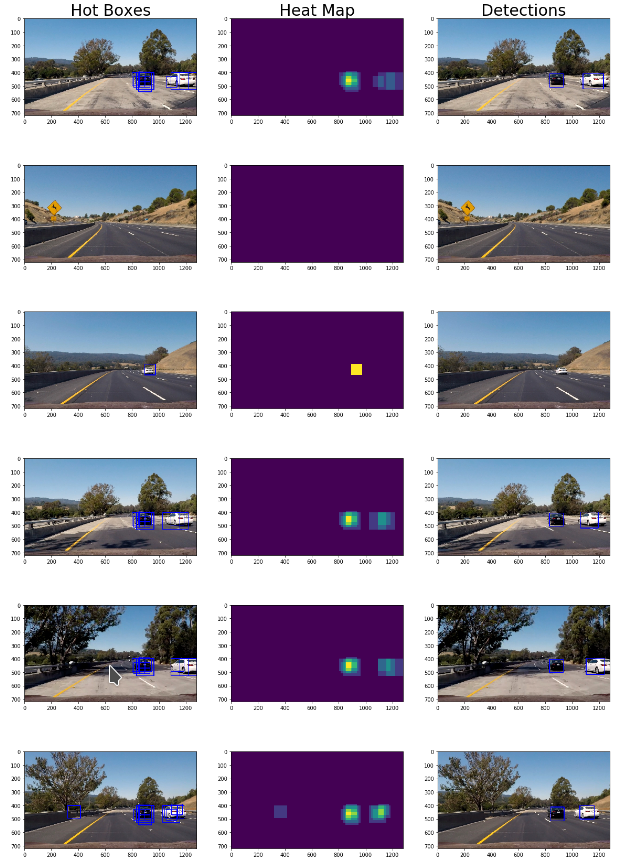
#> input picture examples/bboxes_and_heat.png, 619 x 863 px
$ python -i functions.py   (imports and definitions only)   (older library calls are emulated)
#> lines starting #> are read from the running program, lines starting #| are printed output that depends on the picture
#!~/anaconda3/envs/carnd/bin/python

from skimage.feature import hog
from sklearn.preprocessing import StandardScaler
import numpy as np
import random
import math
import cv2

def get_hog_features(img, orient, pix_per_cell, cell_per_block,
                        vis=False, feature_vec=True):
    """Return HOG features and its visualization if needed
    Args:
        img (numpy.array): image for feature extraction
        orient (int): number of orientations
        pix_per_cell (int): number of pixels in HOG cell
        cell_per_block (int): number of HOG cells in block
        vis (boolean): default False, return visualization image as second return parameter
        feature_vec (boolean): default True, return features as vector
    Returns:
        features or features, hog_image(image)
    """
    # Call with two outputs if vis==True
    if vis == True:
        features, hog_image = hog(img, orientations=orient,
                                  pixels_per_cell=(pix_per_cell, pix_per_cell),
                                  cells_per_block=(cell_per_block, cell_per_block),
                                  transform_sqrt=True,
                                  visualise=vis, feature_vector=feature_vec)
        return features, hog_image
    # Otherwise call with one output
    else:
        features = hog(img, orientations=orient,
                       pixels_per_cell=(pix_per_cell, pix_per_cell),
                       cells_per_block=(cell_per_block, cell_per_block),
                       transform_sqrt=True,
                       visualise=vis, feature_vector=feature_vec)
        return features

def bin_spatial(img, size=(32, 32)):
    """Calculated spatial features
    Args:
        img (numpy.array): image
        size (tuple): resize img before calculating features
            default value is (32, 32)
    Returns:
        feature_vector(numpy.array)
    """
#> called with size = (32, 32)
    ch1 = cv2.resize(img[:,:,0], size).ravel()
#> ch1 = 1024 values, max 255 at index 0, min 0 at index 738, mean 162.8
    ch2 = cv2.resize(img[:,:,1], size).ravel()
#> ch2 = 1024 values, max 255 at index 0, min 0 at index 738, mean 153.5
    ch3 = cv2.resize(img[:,:,2], size).ravel()
#> ch3 = 1024 values, max 255 at index 0, min 0 at index 738, mean 171.6
    features = np.concatenate ([ch1, ch2, ch3])
#> features = 3072 values, max 255 at index 0, min 0 at index 738, mean 162.6
    # Return the feature vector
    return features

def color_histogram(img, nbins=32, bins_range=(0, 1)):
    """Calculate histograms of all channels of the image,
    concatenate and return it as feature vector
    Args:
        img (numpy.array): image
        nbins (int): number of histogram bins, 32 by default
        bins_range (tuple): range for bins values, default (0, 1)
    Returns:
        feature_vector(numpy.array)
    """
    # Compute the histogram of the color channels separately
    channel1_hist = np.histogram(img[:,:,0], bins=nbins, range=bins_range)
    channel2_hist = np.histogram(img[:,:,1], bins=nbins, range=bins_range)
    channel3_hist = np.histogram(img[:,:,2], bins=nbins, range=bins_range)
    # Concatenate the histograms into a single feature vector
    hist_features = np.concatenate((channel1_hist[0], channel2_hist[0], channel3_hist[0]))
    # Return the individual histograms, bin_centers and feature vector
    return hist_features


def single_img_features(img, color_space='RGB', spatial_size=(32, 32),
                        hist_bins=32, orient=9,
                        pix_per_cell=8, cell_per_block=2, hog_channel=0,
                        spatial_feat=True, hist_feat=True, hog_feat=True):
    """Extract spatial, color and hog features from single image
    Args:
        img (numpy.array): image in RGB format
        color_space: GRAY, RGB, HSV, LUV, HLS, YUV, YCrCb
        spatial_size (tuple): resize img before calculating spatial features
            default value is (32, 32)
        hist_bins (int): number of histogram bins, 32 by default
        orient (int): number of HOG orientations
        pix_per_cell (int): number of pixels in HOG cell
        cell_per_block (int): number of HOG cells in block
        hog_channel (int): channel to use for HOG features calculating, default 0
        spatial_feat (boolean): calculate spatial featues, default True
        hist_feat (boolean): calculate histogram featues, default True
        hog_feat (boolean): calculate HOG featues, default True
    Returns:
        features_vector (list(numpy.array)): list of feature vectors
    """
    #1) Define an empty list to receive features
    img_features = []
    #2) Apply color conversion if other than 'RGB'
    if color_space != 'RGB':
        feature_image = cv2.cvtColor (img, getattr(cv2, 'COLOR_RGB2' + color_space))
    else: feature_image = np.copy(img)
    #3) Compute spatial features if flag is set
    if spatial_feat == True:
        spatial_features = bin_spatial(feature_image, size=spatial_size)
#> spatial_features has the same summary as features in bin_spatial
        #4) Append features to list
        img_features.append(spatial_features)
    #5) Compute histogram features if flag is set
    if hist_feat == True:
        hist_features = color_histogram(feature_image, nbins=hist_bins)
#> in color_histogram, `hist_features = np.concatenate((channel1_hist[0], channel2_hist[0], ch..`: hist_features = 96 values, max 95083 at index 63, min 0 at index 1, mean 1081.1
        #6) Append features to list
        img_features.append(hist_features)
    #7) Compute HOG features if flag is set
    if hog_feat == True:
        if color_space == 'GRAY':
            hog_features = get_hog_features(feature_image, orient,
                        pix_per_cell, cell_per_block, vis=False, feature_vec=True)
        elif hog_channel == 'ALL':
            hog_features = []
            for channel in range(feature_image.shape[2]):
                hog_features.extend(get_hog_features(feature_image[:,:,channel],
                                    orient, pix_per_cell, cell_per_block,
                                    vis=False, feature_vec=True))
        else:
            hog_features = get_hog_features(feature_image[:,:,hog_channel], orient,
                        pix_per_cell, cell_per_block, vis=False, feature_vec=True)
#> in get_hog_features, `features = hog(img, orientations=orient, pixels_per_cell=(pix_per_cell..`:
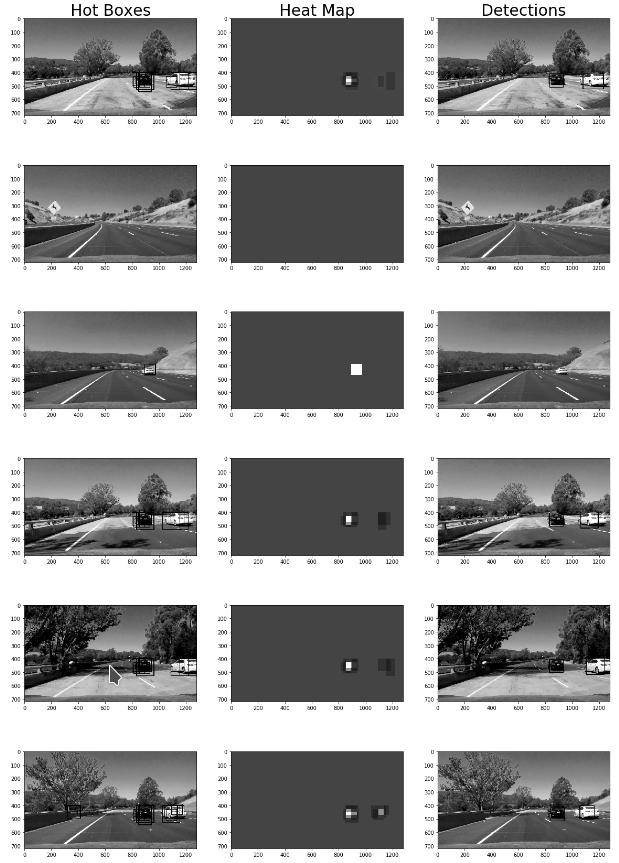
#> img: shape (863, 619); min 0, max 255, mean 159
        #8) Append features to list
        img_features.append(hog_features)

    #9) Return concatenated array of features
    return np.concatenate(img_features)

# [227 lines left out: functions extract_features, search_windows, slide_window, draw_boxes, hot_boxes, heat_map, not called in this run]

class AverageHotBox ():
    """Class that covers joining hot boxes algorithm.
    We have many less or more overlapped boxes and we need to
    join it around peaks to convert many overlapped boxes into
    smaller amount of not or slightly overlapped ones.
    Idea is take fist box (called average box) form input boxes
    and join it with all boxes
    that is close enough (here for two boxes:
    they need to overlap by 30% of area of any one of two)
    After joining two boxes we need to update average box (here
    just increasing size to cover both joining boxes).
    Loop while we are able to join futhermore.
    For left boxes repeat all procedure.
    As a result we may also get average boxes strengths, the number of
    boxes it was joined to.
    This class represents one average box.
    """
    # [4 lines left out: function __init__, not called in this run]

    def get_strength (self):
        """Returns number of joined boxes"""
        return self.detected_count

    # [97 lines left out: functions get_box, is_close, join, average_boxes, not called in this run]

>>> import cv2
>>> picture = cv2.cvtColor(cv2.imread('examples/bboxes_and_heat.png'), cv2.COLOR_BGR2RGB)
>>> result = single_img_features(picture)

$ run again, on examples/hog_features.png
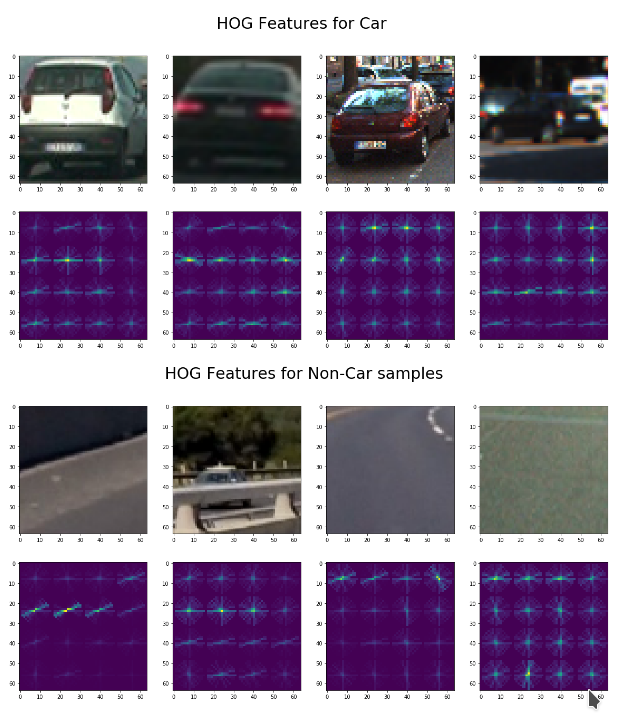
#> input picture examples/hog_features.png, 623 x 715 px
#> ch1 = 1024 values, max 255 at index 0, min 5 at index 642, mean 148.2
#> ch2 = 1024 values, max 255 at index 0, min 1 at index 322, mean 133.4
#> ch3 = 1024 values, max 255 at index 0, min 0 at index 587, mean 155.6
#> features = 3072 values, max 255 at index 0, min 0 at index 2635, mean 145.7
#> spatial_features has the same summary as features in bin_spatial
#> in color_histogram, `hist_features = np.concatenate((channel1_hist[0], channel2_hist[0], ch..`: hist_features = 96 values, max 53644 at index 63, min 0 at index 1, mean 599.5
#> in get_hog_features, `features = hog(img, orientations=orient, pixels_per_cell=(pix_per_cell..`:
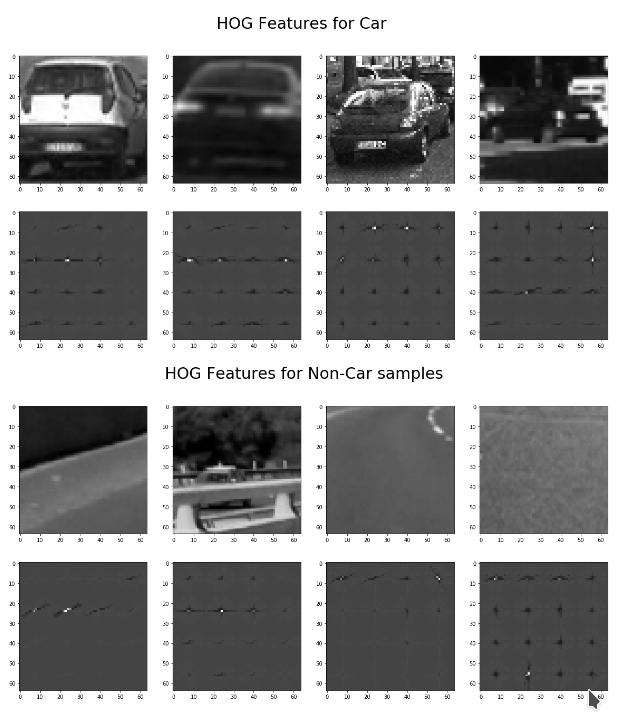
#> img: shape (715, 623); min 0, max 255, mean 144.6

$ run again, on examples/hot_boxes.png
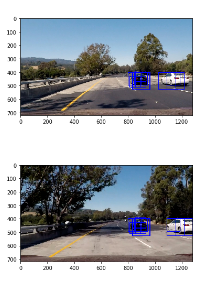
#> input picture examples/hot_boxes.png, 209 x 287 px
#> ch1 = 1024 values, max 255 at index 0, min 0 at index 678, mean 161.5
#> ch2 = 1024 values, max 255 at index 0, min 0 at index 678, mean 164.8
#> ch3 = 1024 values, max 255 at index 0, min 0 at index 678, mean 168.9
#> features = 3072 values, max 255 at index 0, min 0 at index 678, mean 165.1
#> spatial_features has the same summary as features in bin_spatial
#> in color_histogram, `hist_features = np.concatenate((channel1_hist[0], channel2_hist[0], ch..`: hist_features = 96 values, max 994 at index 32, min 0 at index 1, mean 34.04
#> in get_hog_features, `features = hog(img, orientations=orient, pixels_per_cell=(pix_per_cell..`:
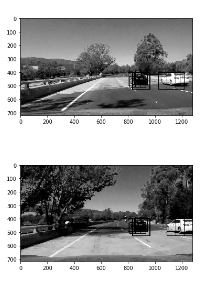
#> img: shape (287, 209); min 0, max 255, mean 164.7

$ run again, on examples/window_sizes.png
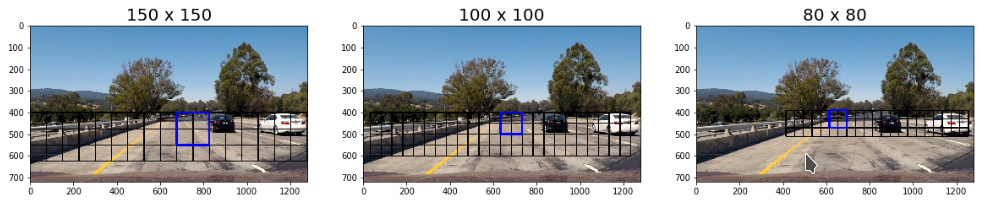
#> input picture examples/window_sizes.png, 986 x 208 px
#> ch1 = 1024 values, max 255 at index 0, min 1 at index 660, mean 161.9
#> ch2 = 1024 values, max 255 at index 0, min 1 at index 660, mean 169.1
#> ch3 = 1024 values, max 255 at index 0, min 1 at index 569, mean 174.5
#> features = 3072 values, max 255 at index 0, min 1 at index 660, mean 168.5
#> spatial_features has the same summary as features in bin_spatial
#> in color_histogram, `hist_features = np.concatenate((channel1_hist[0], channel2_hist[0], ch..`: hist_features = 96 values, max 2144 at index 32, min 0 at index 1, mean 68.58
#> in get_hog_features, `features = hog(img, orientations=orient, pixels_per_cell=(pix_per_cell..`:
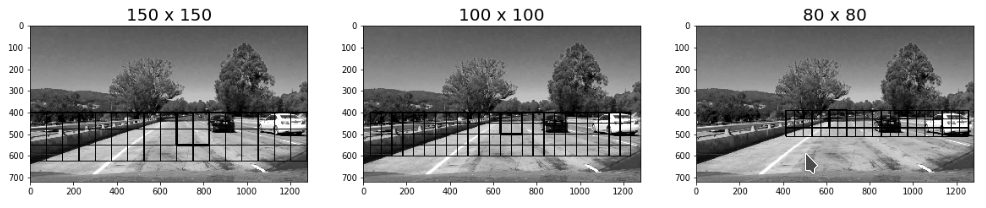
#> img: shape (208, 986); min 0, max 255, mean 159.7
